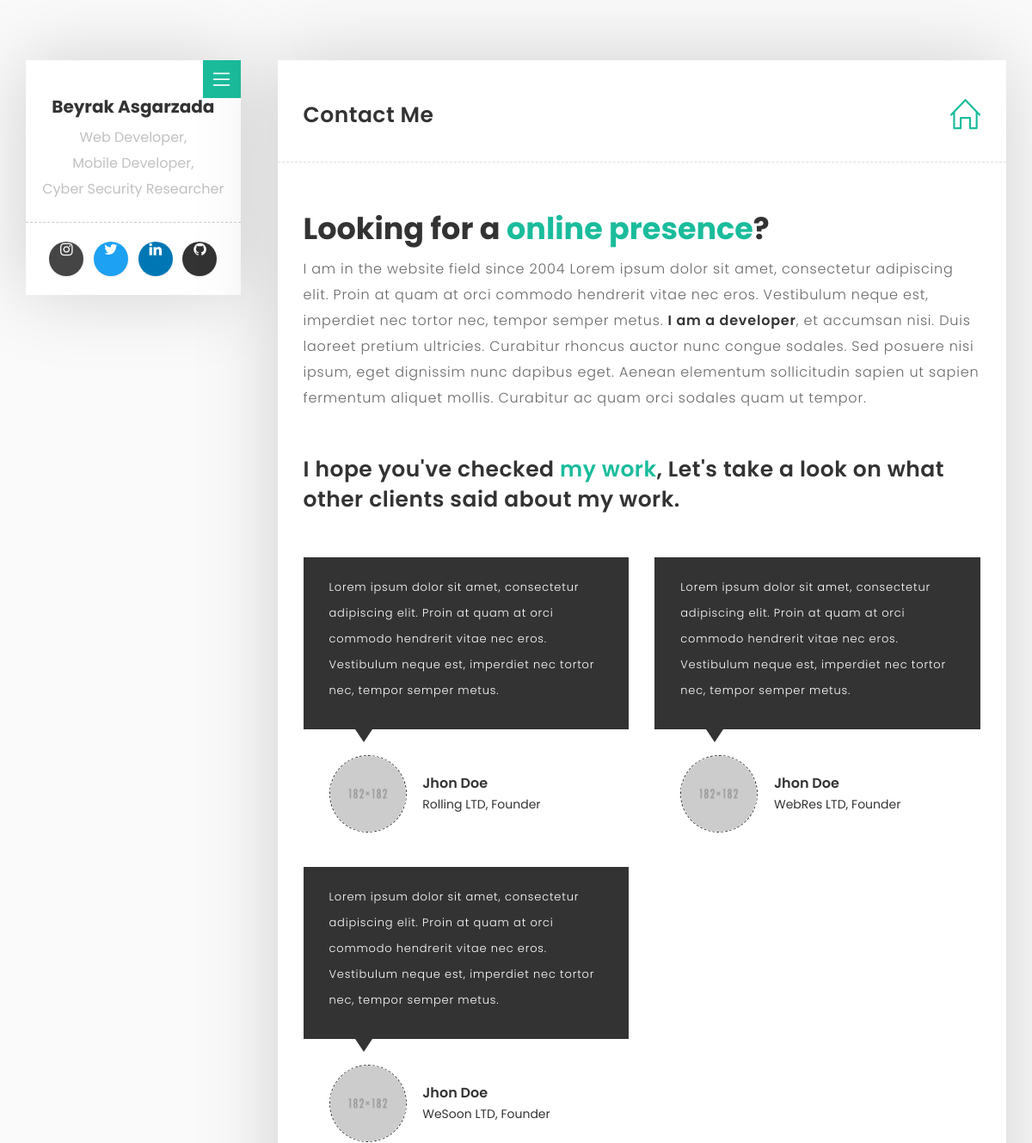
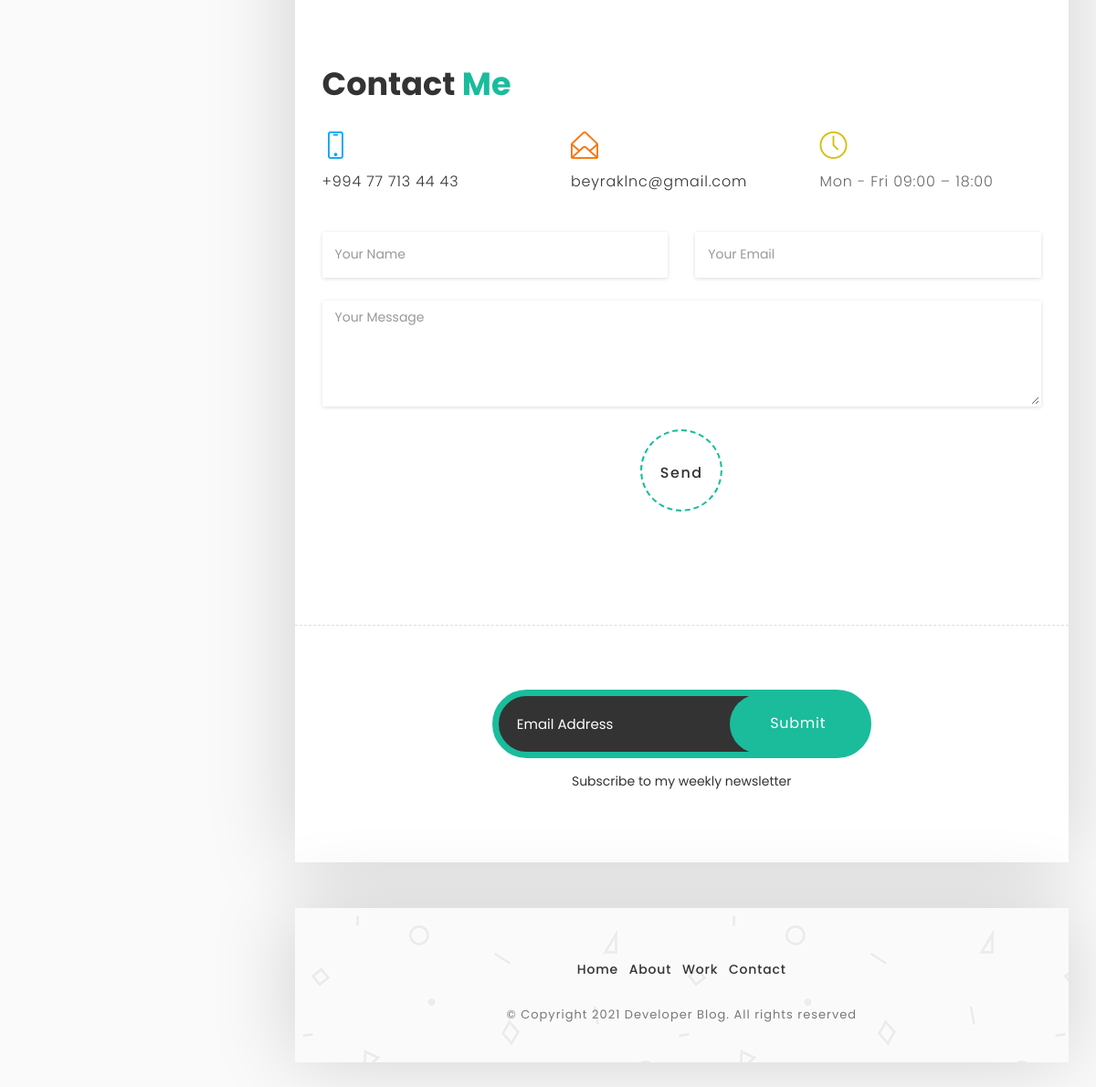
The app's page /contact with its own data (2 pictures, top to bottom).
### article/models.py (models this page shows, shortened)
class Social(models.Model):
    name = models.ForeignKey('auth.User', on_delete=models.CASCADE)
    instagram = models.CharField(max_length=50, blank=True)
    twitter = models.CharField(max_length=50, blank=True)
    github = models.CharField(max_length=50, blank=True)
    linkedin = models.CharField(max_length=50, blank=True)
    facebook = models.CharField(max_length=50, blank=True)
    whatsapp = models.CharField(max_length=50, blank=True)
    mail = models.CharField(max_length=50, blank=True)
    created_at = models.DateTimeField(auto_now_add=True)

### article/views.py (the view)
# urls.py: path('contact', views.contact),
def contact(request):
    return render(request, 'contact.html', {"social": social})

### templates/contact.html
﻿{% extends 'base.html' %}
{% load static %}
{% block content %}
    <div class="row">
        <div class="sub-title">
            <h2>Contact Me</h2>
            <a href="/"><i class="icon-home"></i></a>
        </div>
        <div class="col-md-12 content-page">
            <div class="col-md-12 blog-post">
                <div class="post-title margin-bottom-10">
                    <h1>Looking for a <span class="main-color">online presence</span>?</h1>
                </div>
                <p>I am in the website field since 2004 Lorem ipsum dolor sit amet, consectetur adipiscing elit.
                    Proin at quam at orci commodo hendrerit vitae nec eros. Vestibulum neque est, imperdiet nec
                    tortor nec, tempor semper metus. <b>I am a developer</b>, et accumsan nisi. Duis laoreet
                    pretium ultricies. Curabitur rhoncus auctor nunc congue sodales. Sed posuere nisi ipsum,
                    eget dignissim nunc dapibus eget. Aenean elementum sollicitudin sapien ut sapien fermentum
                    aliquet mollis. Curabitur ac quam orci sodales quam ut tempor.</p>
                <div class="post-title margin-top-50">
                    <h2>I hope you've checked <a href="work.html" data-toggle="tooltip" data-placement="top"
                                                 title="Check out my work.">my work</a>, Let's take a look on
                        what other clients said about my work.</h2>
                </div>
                <div class="row">
                    <div class="col-md-6 col-sm-6 col-xs-12">
                        <div class="testimonial-content">
                            <p>Lorem ipsum dolor sit amet, consectetur adipiscing elit. Proin at quam at orci
                                commodo hendrerit vitae nec eros. Vestibulum neque est, imperdiet nec tortor
                                nec, tempor semper metus.</p>
                        </div>
                        <div class="testimonial-client-info">
                            <div class="testimonial-client client-thumb">
                                <img src="../media/images/testimonial/1.png" alt="">
                            </div>
                            <div class="client-text">
                                <div class="client-name">Jhon Doe</div>
                                <span>Rolling LTD, Founder</span>
                            </div>
                        </div>
                    </div>
                    <div class="col-md-6 col-sm-6 col-xs-12">
                        <div class="testimonial-content">
                            <p>Lorem ipsum dolor sit amet, consectetur adipiscing elit. Proin at quam at orci
                                commodo hendrerit vitae nec eros. Vestibulum neque est, imperdiet nec tortor
                                nec, tempor semper metus.</p>
                        </div>
                        <div class="testimonial-client-info">
                            <div class="testimonial-client client-thumb">
                                <img src="../media/images/testimonial/2.png" alt="">
                            </div>
                            <div class="client-text">
                                <div class="client-name">Jhon Doe</div>
                                <span>WebRes LTD, Founder</span>
                            </div>
                        </div>
                    </div>
                    <div class="col-md-6 col-sm-6 col-xs-12">
                        <div class="testimonial-content">
                            <p>Lorem ipsum dolor sit amet, consectetur adipiscing elit. Proin at quam at orci
                                commodo hendrerit vitae nec eros. Vestibulum neque est, imperdiet nec tortor
                                nec, tempor semper metus.</p>
                        </div>
                        <div class="testimonial-client-info">
                            <div class="testimonial-client client-thumb">
                                <img src="../media/images/testimonial/3.png" alt="">
                            </div>
                            <div class="client-text">
                                <div class="client-name">Jhon Doe</div>
                                <span>WeSoon LTD, Founder</span>
                            </div>
                        </div>
                    </div>
                </div>
                <div class="post-title margin-top-70">
                    <h1>Contact <span class="main-color">Me</span></h1>
                </div>
                <div class="row">
                    <div class="col-md-4 col-sm-4">
                        <div class="contact-us-detail">
                            <i class="icon-screen-smartphone color-6"></i>
                            <p><a href="tel:{{ social.whatsapp }}">{{ social.whatsapp }}</a></p>
                        </div>
                    </div>
                    <div class="col-md-4 col-sm-4">
                        <div class="contact-us-detail">
                            <i class="icon-envelope-open color-5"></i>
                            <p><a href="mailto:{{ social.mail }}">{{ social.mail }}</a></p>
                        </div>
                    </div>
                    <div class="col-md-4 col-sm-4">
                        <div class="contact-us-detail">
                            <i class="icon-clock color-3"></i>
                            <p>Mon - Fri 09:00 – 18:00</p>
                        </div>
                    </div>
                </div>
                <div class="row margin-top-30">
                    <div class="col-md-12">
                        <div class="row">
                            <form method="post">
                                <div class="col-sm-6">
                                    <div class="form-group">
                                        <input type="text" id="name" class="form-control"
                                               placeholder="Your Name">
                                    </div>
                                </div>
                                <div class="col-sm-6">
                                    <div class="form-group">
                                        <input type="email" id="email" class="form-control"
                                               placeholder="Your Email">
                                    </div>
                                </div>
                                <div class="col-sm-12">
                                    <div class="textarea-message form-group">
                                                <textarea id="message" class="textarea-message form-control"
                                                          placeholder="Your Message" rows="5"></textarea>
                                    </div>
                                </div>
                                <div class="text-center">
                                    <button type="submit" class="load-more-button">Send</button>
                                </div>
                            </form>
                        </div>
                    </div>
                </div>
            </div>
        </div>
    </div>
{% endblock %}

### templates/base.html
{% include 'header.html' %}
{% block content %}
{% endblock %}
{% include 'footer.html' %}

### templates/header.html (shortened to what this page needs)
<!DOCTYPE html>
<html lang="en">
<head>
    <link rel="stylesheet" type="text/css" href="../static/css/plugin.css">
    <link rel="stylesheet" type="text/css" href="../static/css/style.css">
</head>
<body>
<div id="main">
    <div class="container">
        <div class="row">
            <div class="col-md-3">
                <div class="about-fixed">
                    <div class="my-pic">
                        <a href="javascript:void(0)" class="collapsed" data-target="#menu" data-toggle="collapse"><i
                                class="icon-menu menu"></i></a>
                    </div>
                    <div class="my-detail">
                        <div class="white-spacing">
                            <h1>{{ social.name.first_name }} {{ social.name.last_name }}</h1>
                            <span>Web Developer, <br> Mobile Developer, <br> Cyber Security Researcher</span>
                        </div>
                        <ul class="social-icon">
                            <li><a href="https://www.instagram.com/{{ social.instagram }}" target="_blank"
                                   class="instagram"><i class="fa fa-instagram"></i></a></li>
                            <li><a href="https://www.twitter.com/{{ social.twitter }}" target="_blank"
                                   class="twitter"><i class="fa fa-twitter"></i></a></li>
                            <li><a href="https://www.linkedin.com/{{ social.linkedin }}" target="_blank"
                                   class="linkedin"><i class="fa fa-linkedin"></i></a></li>
                            <li><a href="https://www.github.com/{{ social.github }}" target="_blank" class="github"><i
                                    class="fa fa-github"></i></a></li>
                        </ul>
                    </div>
                </div>
            </div>
            <div class="col-md-9">
                <div class="col-md-12 page-body">

### templates/footer.html (shortened to what this page needs)
                        <div class="col-md-8 col-md-offset-2">
                            <form id="mc-form" method="post"
                                  action="http://uipasta.us14.list-manage.com/subscribe/post?u=854825d502cdc101233c08a21&amp;id=86e84d44b7">
                                <div class="subscribe-form margin-top-20">
                                    <input id="mc-email" type="email" placeholder="Email Address" class="text-input">
                                    <button class="submit-btn" type="submit">Submit</button>
                                </div>
                                <p>Subscribe to my weekly newsletter</p>
                            </form>
                        </div>
                    </div>
                    <div class="col-md-12 page-body margin-top-50 footer">
                        <footer>
                            <ul class="menu-link">
                                <li><a href="/">Home</a></li>
                                <li><a href="/about">About</a></li>
                                <li><a href="/work">Work</a></li>
                                <li><a href="/contact">Contact</a></li>
                            </ul>
                            <p>© Copyright {% now "Y" %} Developer Blog. All rights reserved</p>
                        </footer>
                    </div>
                </div>
            </div>
         </div>
      </div>
   </body>
 </html>

### records on screen
Social: name.first_name "Beyrak", name.last_name "Asgarzada", whatsapp "+994 77 713 44 43", mail "beyraklnc@gmail.com"
